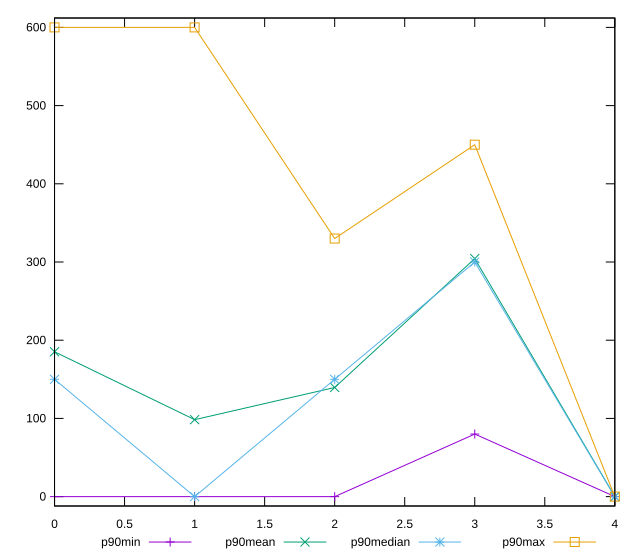

The script that saved this image:
reset

$p90Min <<EOF
0 0
1 0
2 0
3 80
4 0
EOF

$p90Mean <<EOF
0 185.2127659574468
1 98.40425531914893
2 139.5744680851064
3 304.36170212765956
4 0
EOF

$p90Median <<EOF
0 150
1 0
2 150
3 300
4 0
EOF

$p90Max <<EOF
0 600
1 600
2 330
3 450
4 0
EOF

set key outside below
set xrange [0:4]
set yrange [-12:612]
set trange [-12:612]
set terminal svg size 640, 560 enhanced background rgb 'white'
set output "report_00013_2021-02-09T12-04-24.940Z/unused-css-rules/progression/value.svg"

plot $p90Min title "p90min" with linespoints, \
     $p90Mean title "p90mean" with linespoints, \
     $p90Median title "p90median" with linespoints, \
     $p90Max title "p90max" with linespoints

reset
